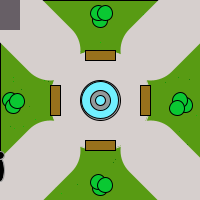
Frame 1 (no input)
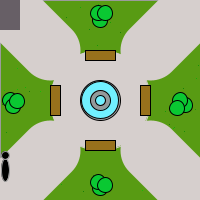
Frame 60 (the mouse pressed at the canvas centre just before this capture)
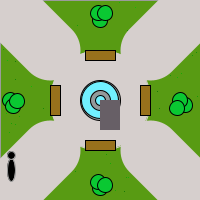
Frame 120 (the mouse held since frame 60 and released just before this capture)

The Processing sketch that drew these frames (run headless with seeded random() and noise(); from frame 60 on, the mouse is pressed at the canvas centre):

// Processing sketch: processing_97844
// ── processing_97844.pde

//Ariane

int yc=0;
 
 void setup(){
size(200,200);
background(88,155,19);
 }
 
 void draw(){
 fill(88,155,19);
 rect(0,0,200,200);
 
 
for(int i=0; i<100; i++)
{
  
 stroke(0,random(100,200),0);
 point(random(200), random(200));
}
strokeWeight(60);
stroke(214,207,205);
fill(153,159,160);
line(150,50,200,0);
line(0,0,50,50);
line(0,200,50,150);
line(200,200,150,150);
 
strokeWeight (1);
fill(214,207,205);
ellipse(100,100,100,100);
stroke(0);
fill(148,154,155);
ellipse(100,100,40,40);
fill(113,240,255);
ellipse (100,100,37,37);
fill(148,154,155);
ellipse(100,100, 20,20);
fill(113,240,255);
ellipse(100,100, 10,10);
 
 
fill(152,113,28);
rect(50,85,10,30);
rect(140,85,10,30);
rect(85,50,30,10);
rect(85,140,30,10);
 
fill(10,200,50);
ellipse(100,20,15,15);
ellipse(98,13,15,15);
ellipse(105,13,15,15);
 
ellipse(10,100,15,15);
ellipse(13,106,15,15);
ellipse(17,101,15,15);
 
ellipse(100,188,15,15);
ellipse(98,182,15,15);
ellipse(105,185,15,15);
 
ellipse(185,105,15,15);
ellipse(180,100,15,15);
ellipse(177,108,15,15);
 
 noStroke ();
fill(#675F66);
rect (mouseX,mouseY,20,30); //vendedor ambulante.
 
stroke(155);
fill(0);
ellipse (yc/10, 170, 8,23);
ellipse(yc/10, 155, 8,8);
if(yc<1900)
   yc++;
else
   yc=0;
    
 }
